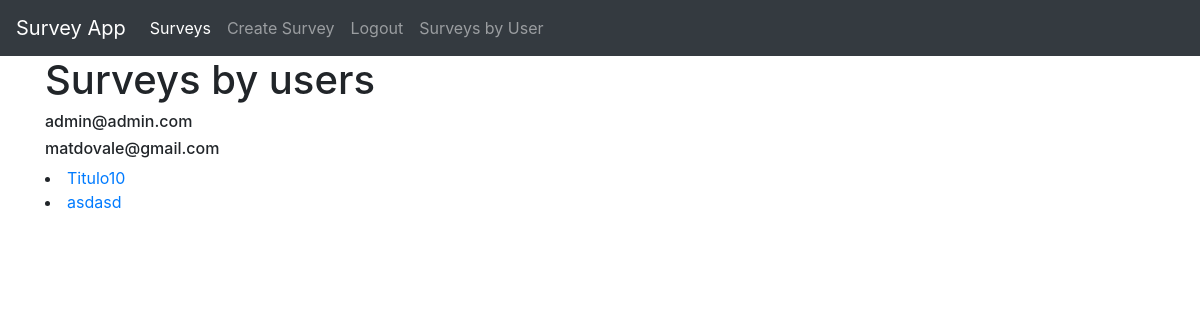
The app's page /surveys_by_user (signed in), older data.
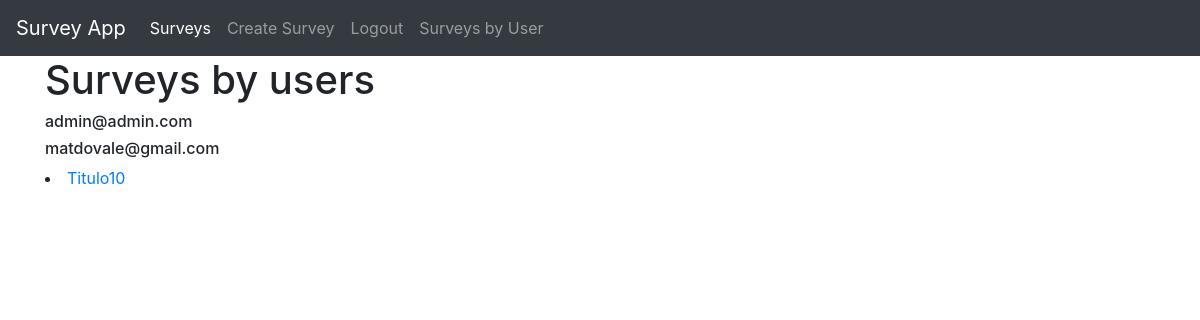
The same page, newer data.
### surveyapp/models.py (models this page shows, shortened)
class User(db.Model):
    __tablename__ = 'user'
    email = db.Column(db.String, primary_key=True)
    password = db.Column(db.String(80))
    surveys = db.relationship('Survey', backref='user', lazy=True)
    admin = db.Column(db.Boolean, default=False)
    authenticated = db.Column(db.Boolean, default=False)
    def get_id(self):
        return self.email
    def is_admin(self):
        return self.admin

class Survey(db.Model):
    __tablename__ = 'survey'
    id = db.Column(db.Integer, primary_key=True)
    title = db.Column(db.String(80), nullable=False)
    user_id = db.Column(db.String(80), db.ForeignKey('user.email'), nullable=False)
    created_date = db.Column(db.DateTime, server_default=db.func.now())

### surveyapp/routes.py (the view)
@app.route("/surveys_by_user")
@login_required
def survey_by_user():
    if not current_user.is_admin():
        return redirect(url_for("home"))
    users = User.query.all()
    return render_template("surveys_by_user.html", users=users)

### surveyapp/routes.py (called while the page is built)
@login_manager.user_loader
def load_user(user_id):
    return User.query.get(user_id)

### surveyapp/templates/surveys_by_user.html
{% extends "base.html" %}
{% block body %}
    <div class="container">
        <h1>Surveys by users</h1>
        <div class="content-section">
            {% for user in users %}
                <h6>{{user.get_id()}}</h6>
                {% for survey in user.surveys %}
                    <li>
                        <a href="/survey/{{ survey.id }}"class="card-link">{{ survey.title }}</a>
                    </li>
                {% endfor %}
            {% endfor %}
        </div>
    </div>
{% endblock %}

Row changes from the older to the newer data that the page shows:
removed Survey: title "asdasd", shown under User "matdovale@gmail.com"
